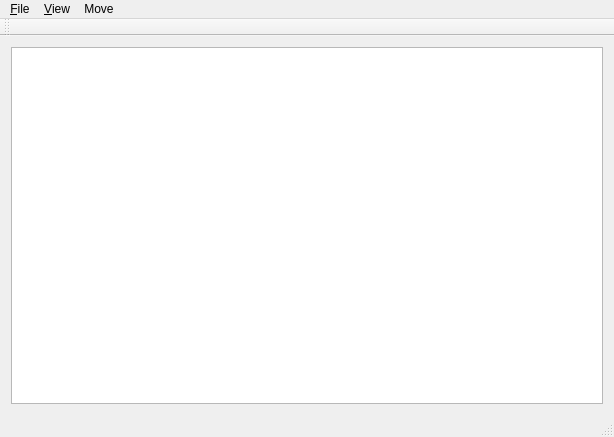
<?xml version="1.0" encoding="UTF-8"?>
<ui version="4.0">
 <class>MainWindow</class>
 <widget class="QMainWindow" name="MainWindow">
  <property name="geometry">
   <rect>
    <x>0</x>
    <y>0</y>
    <width>614</width>
    <height>437</height>
   </rect>
  </property>
  <property name="windowTitle">
   <string>MainWindow</string>
  </property>
  <widget class="QWidget" name="centralWidget">
   <layout class="QVBoxLayout" name="verticalLayout_3">
    <item>
     <layout class="QVBoxLayout" name="verticalLayout"/>
    </item>
    <item>
     <layout class="QVBoxLayout" name="verticalLayout_2">
      <item>
       <widget class="QTableWidget" name="infoTable"/>
      </item>
     </layout>
    </item>
   </layout>
  </widget>
  <widget class="QMenuBar" name="menuBar">
   <property name="geometry">
    <rect>
     <x>0</x>
     <y>0</y>
     <width>614</width>
     <height>18</height>
    </rect>
   </property>
   <widget class="QMenu" name="menuF_ile">
    <property name="title">
     <string>&amp;File</string>
    </property>
    <addaction name="action_Open"/>
    <addaction name="actionEx_it"/>
   </widget>
   <widget class="QMenu" name="menu_Tools">
    <property name="title">
     <string>&amp;View</string>
    </property>
    <addaction name="action_Merge_Files"/>
    <addaction name="actionZoom_Out"/>
   </widget>
   <widget class="QMenu" name="menuMove">
    <property name="title">
     <string>Move</string>
    </property>
    <addaction name="actionTimespan"/>
    <addaction name="actionNext"/>
    <addaction name="actionPrev"/>
   </widget>
   <addaction name="menuF_ile"/>
   <addaction name="menu_Tools"/>
   <addaction name="menuMove"/>
  </widget>
  <widget class="QToolBar" name="mainToolBar">
   <attribute name="toolBarArea">
    <enum>TopToolBarArea</enum>
   </attribute>
   <attribute name="toolBarBreak">
    <bool>false</bool>
   </attribute>
  </widget>
  <widget class="QStatusBar" name="statusBar"/>
  <action name="action_Open">
   <property name="text">
    <string>&amp;Open</string>
   </property>
  </action>
  <action name="actionEx_it">
   <property name="text">
    <string>E&amp;xit</string>
   </property>
  </action>
  <action name="action_Merge_Files">
   <property name="text">
    <string>&amp;Zoom In</string>
   </property>
  </action>
  <action name="actionNext">
   <property name="text">
    <string>Next</string>
   </property>
  </action>
  <action name="actionPrev">
   <property name="text">
    <string>Prev</string>
   </property>
  </action>
  <action name="actionTimespan">
   <property name="text">
    <string>Timespan</string>
   </property>
  </action>
  <action name="actionZoom_Out">
   <property name="text">
    <string>Zoom Out</string>
   </property>
  </action>
 </widget>
 <layoutdefault spacing="6" margin="11"/>
 <resources/>
 <connections/>
</ui>
